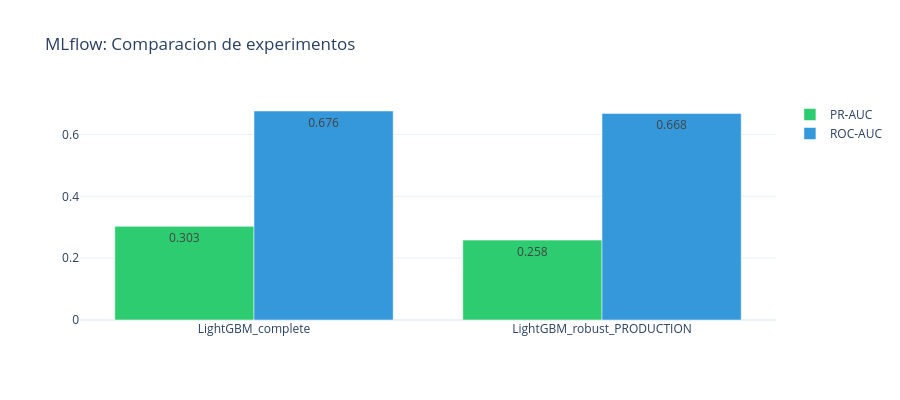

The code cell stored with this chart in its notebook:
### Code cell
# Visualizar comparacion de experimentos
exp_df = pd.DataFrame([
    {'Modelo': e['name'], 'PR-AUC': e['metrics']['pr_auc'], 'ROC-AUC': e['metrics']['roc_auc']}
    for e in experiments
])

fig = go.Figure()
fig.add_trace(go.Bar(name='PR-AUC', x=exp_df['Modelo'], y=exp_df['PR-AUC'],
                     marker_color='#2ecc71', text=exp_df['PR-AUC'].round(3), textposition='auto'))
fig.add_trace(go.Bar(name='ROC-AUC', x=exp_df['Modelo'], y=exp_df['ROC-AUC'],
                     marker_color='#3498db', text=exp_df['ROC-AUC'].round(3), textposition='auto'))
fig.update_layout(title='MLflow: Comparacion de experimentos', barmode='group', height=400)
fig.show()

### Figure 1 — Plotly figure (JSON) as saved in the notebook; plotly's stock layout.template omitted (floating-point values rounded to 4 significant figures)
{"data": [{"marker": {"color": "#2ecc71"}, "name": "PR-AUC", "text": [0.303, 0.258], "textposition": "auto", "type": "bar", "x": ["LightGBM_complete", "LightGBM_robust_PRODUCTION"], "y": [0.3028, 0.2584]}, {"marker": {"color": "#3498db"}, "name": "ROC-AUC", "text": [0.676, 0.668], "textposition": "auto", "type": "bar", "x": ["LightGBM_complete", "LightGBM_robust_PRODUCTION"], "y": [0.6758, 0.6681]}], "layout": {"barmode": "group", "height": 400, "title": {"text": "MLflow: Comparacion de experimentos"}}}
